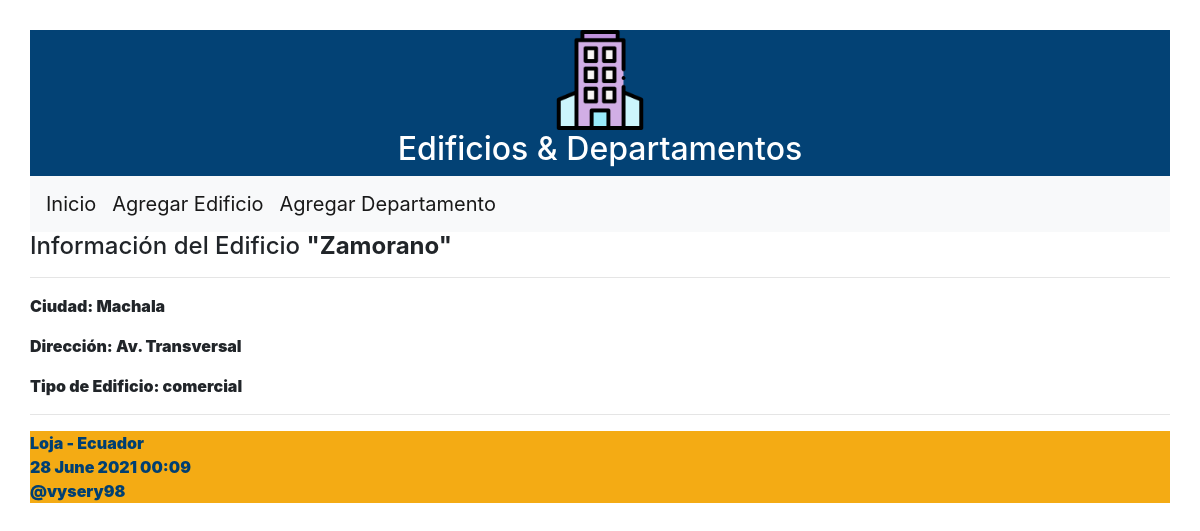
Page /edificio/5 on the committed database.
### ordenamiento/models.py (models this page shows, shortened)
class Edificio(models.Model):
	opciones_tipo = (
	    ('residencial','Residencial'),
	    ('comercial','Comercial'),
    )
	nombre = models.CharField("Nombre del edificio", max_length=50)
	direccion = models.CharField("Dirección", max_length=50)
	ciudad = models.CharField("Ciudad", max_length=50)
	tipo_edificio = models.CharField("Tipo", max_length=30,
        choices=opciones_tipo)

### ordenamiento/views.py (the view)
# urls.py: path('edificio/<int:id>', views.obtener_edificio,
def obtener_edificio(request, id):
    edificios = Edificio.objects.get(pk=id)
    informacion_template = {'edificios': edificios}
    return render(request, 'obtener_edificio.html', informacion_template)

### ordenamiento/templates/obtener_edificio.html (shortened to what this page needs)
{% extends "master.html" %}
{% block content %}
<h4>Información del Edificio <b>"{{edificios.nombre}}"<b></h4>
<hr>
<p>Ciudad: <b>{{edificios.ciudad}}</b></p>
<p>Dirección: <b>{{edificios.direccion}}</b></p>
<p>Tipo de Edificio: <b>{{edificios.tipo_edificio}}</b></p>
{% endblock %}

### ordenamiento/static/css/estilos.css (style rules this page uses)
body { background: #FEFEFD; padding: 30px; }

### rows in the picture
Edificio: nombre "Zamorano", ciudad "Machala", direccion "Av. Transversal", tipo_edificio "comercial"
